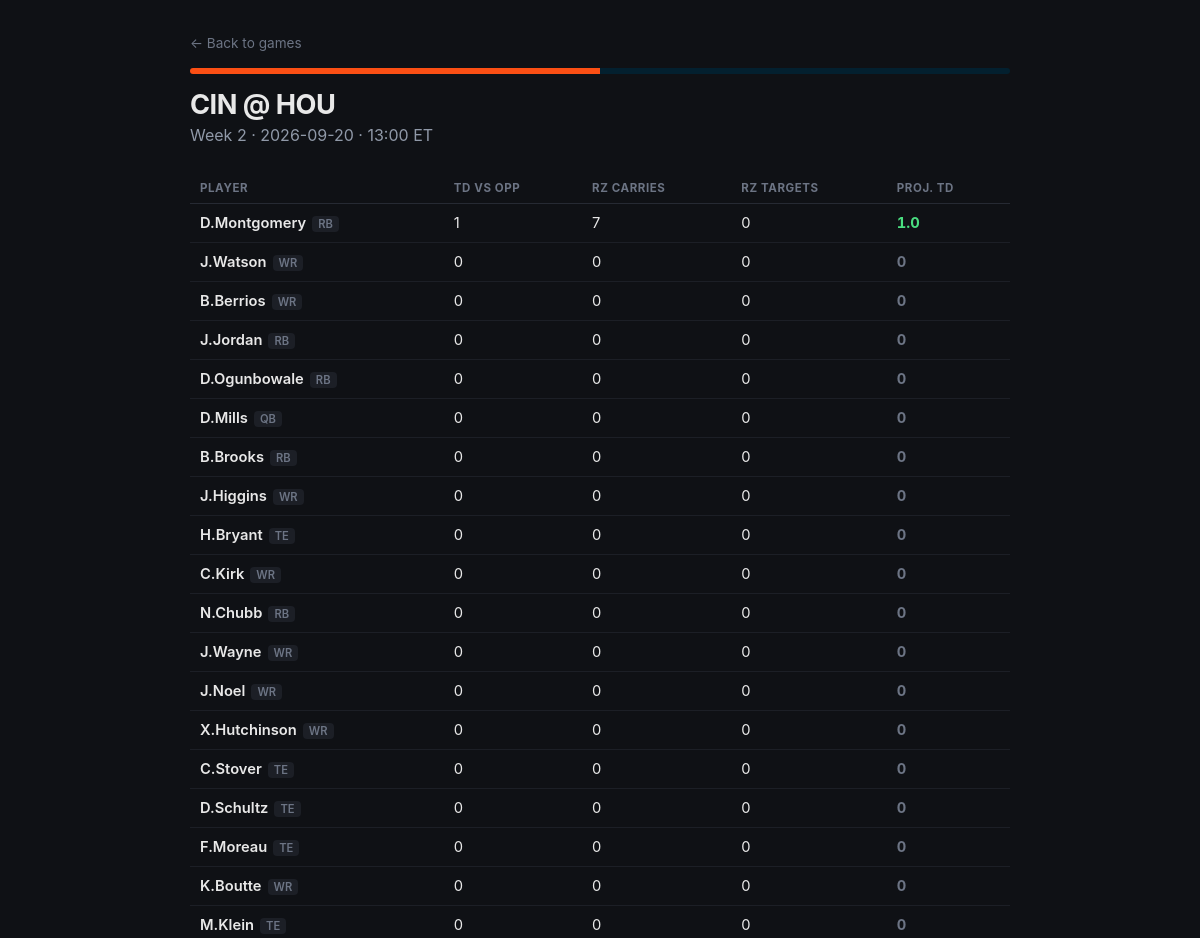
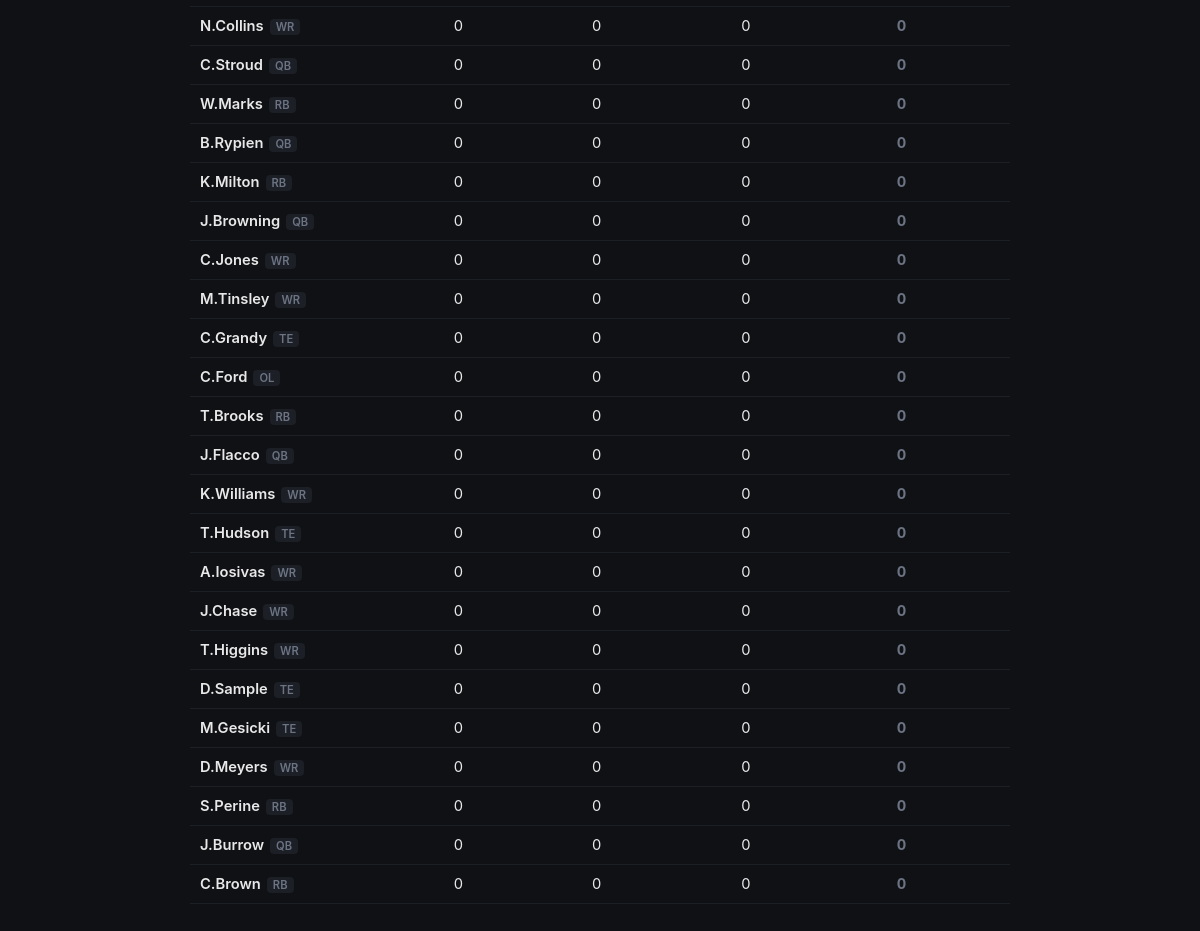
The page /game/2026_02_CIN_HOU on the database its author committed (2 pictures, top to bottom).
### tables this page shows
CREATE TABLE "schedule" (
"game_id" TEXT,
  "season" INTEGER,
  "week" INTEGER,
  "game_type" TEXT,
  "gameday" TEXT,
  "weekday" TEXT,
  "gametime" TEXT,
  "away_team" TEXT,
  "home_team" TEXT,
  "away_score" REAL,
  "home_score" REAL
);

CREATE TABLE "player_current_team" (
"player_id" TEXT,
  "player_name" TEXT,
  "current_team" TEXT,
  "games_played" INTEGER,
  "position" TEXT,
  "roster_status" TEXT,
  "full_name" TEXT
);

### app.py (the view)
@app.route("/game/<game_id>")
def game_detail(game_id):
    conn = get_connection()
    game_row = pd.read_sql("SELECT * FROM schedule WHERE game_id = ?", conn, params=(game_id,))
    if game_row.empty:
        conn.close()
        abort(404)
    game = game_row.iloc[0].to_dict()
    home_team = game["home_team"]
    away_team = game["away_team"]
    home_roster = get_team_roster(home_team, conn)
    away_roster = get_team_roster(away_team, conn)
    players = []
    for p in home_roster:
        players.append(get_player_projection(p["player_id"], p["player_name"], p["position"], away_team, conn))
    for p in away_roster:
        players.append(get_player_projection(p["player_id"], p["player_name"], p["position"], home_team, conn))
    conn.close()
    players.sort(key=lambda x: x["total_proj"], reverse=True)
    return render_template(
        "game.html",
        game=game,
        players=players,
        home_color=TEAM_COLORS.get(home_team, "#333"),
        away_color=TEAM_COLORS.get(away_team, "#333"),
    )

### app.py (called while the page is built)
def get_connection():
    return sqlite3.connect(DB_PATH)

def get_team_roster(team, conn):
    roster = pd.read_sql(
        "SELECT player_id, player_name, position FROM player_current_team WHERE current_team = ?",
        conn, params=(team,)
    )
    return roster.to_dict("records")

### templates/game.html (shortened to what this page needs)
<!DOCTYPE html>
<html lang="en">
<head>
</head>
<body>
  <div class="wrap">
    <a class="back" href="/">&larr; Back to games</a>
    <div class="header-bar">
      <span style="background: {{ away_color }};"></span>
      <span style="background: {{ home_color }};"></span>
    </div>
    <h1>{{ game.away_team }} @ {{ game.home_team }}</h1>
    <p class="meta">Week {{ game.week }} &middot; {{ game.gameday }} &middot; {{ game.gametime }} ET</p>
    {% if players|length == 0 %}
      <div class="empty">No player data found for these teams yet.</div>
    {% else %}
    <table>
      <tr>
        <th>Player</th>
        <th>TD vs Opp</th>
        <th>RZ Carries</th>
        <th>RZ Targets</th>
        <th>Proj. TD</th>
      </tr>
      {% for p in players %}
      <tr>
        <td class="player-name">{{ p.player }}<span class="pos-tag">{{ p.position }}</span></td>
        <td>{{ p.rush_td + p.rec_td }}</td>
        <td>{{ p.rz_rush_att }}</td>
        <td>{{ p.rz_targets }}</td>
        <td class="proj-cell {% if p.total_proj >= 0.5 %}proj-high{% elif p.total_proj > 0 %}proj-mid{% else %}proj-low{% endif %}">
          {{ p.total_proj }}
        </td>
      </tr>
      {% endfor %}
    </table>
    {% endif %}
  </div>
</body>
</html>

### templates/game.html (style rules this page uses)
* { box-sizing: border-box; }
body { font-family: -apple-system, "Segoe UI", Arial, sans-serif; background: #0f1115; color: #e8e8e8; margin: 0; padding: 32px 24px 60px; }
.wrap { max-width: 820px; margin: 0 auto; }
a.back { color: #6c7484; text-decoration: none; font-size: 0.85rem; }
.header-bar { height: 6px; display: flex; border-radius: 4px; overflow: hidden; margin: 16px 0 14px; }
.header-bar span { flex: 1; }
h1 { font-size: 1.7rem; margin: 0 0 4px; letter-spacing: -0.02em; }
p.meta { color: #9099a8; margin-top: 0; margin-bottom: 28px; }
table { width: 100%; border-collapse: collapse; }
th { text-align: left; font-size: 0.72rem; text-transform: uppercase; letter-spacing: 0.05em; color: #6c7484; padding: 8px 10px; border-bottom: 1px solid #262a33; }
td { padding: 10px 10px; border-bottom: 1px solid #1c1f26; font-size: 0.92rem; }
.player-name { font-weight: 600; }
.pos-tag { display: inline-block; font-size: 0.7rem; color: #6c7484; background: #1c1f26; padding: 1px 6px; border-radius: 4px; margin-left: 6px; }
.proj-cell { font-weight: 700; font-variant-numeric: tabular-nums; }
.proj-high { color: #4ade80; }
.proj-low { color: #6c7484; }

### rows shown on the page
schedule: away_team "CIN", home_team "HOU", week "2", gameday "2026-09-20", gametime "13:00"
player_current_team: player "D.Montgomery", position "RB", rush_td "1", rz_rush_att "7", rz_targets "0", total_proj "1.0"
player_current_team: player "J.Watson", position "WR", rush_td "0", rz_rush_att "0", rz_targets "0", total_proj "0"
player_current_team: player "B.Berrios", position "WR", rush_td "0", rz_rush_att "0", rz_targets "0", total_proj "0"
player_current_team: player "J.Jordan", position "RB", rush_td "0", rz_rush_att "0", rz_targets "0", total_proj "0"
player_current_team: player "D.Ogunbowale", position "RB", rush_td "0", rz_rush_att "0", rz_targets "0", total_proj "0"
player_current_team: player "D.Mills", position "QB", rush_td "0", rz_rush_att "0", rz_targets "0", total_proj "0"
player_current_team: player "B.Brooks", position "RB", rush_td "0", rz_rush_att "0", rz_targets "0", total_proj "0"
player_current_team: player "J.Higgins", position "WR", rush_td "0", rz_rush_att "0", rz_targets "0", total_proj "0"
player_current_team: player "H.Bryant", position "TE", rush_td "0", rz_rush_att "0", rz_targets "0", total_proj "0"
player_current_team: player "C.Kirk", position "WR", rush_td "0", rz_rush_att "0", rz_targets "0", total_proj "0"
player_current_team: player "N.Chubb", position "RB", rush_td "0", rz_rush_att "0", rz_targets "0", total_proj "0"
player_current_team: player "J.Wayne", position "WR", rush_td "0", rz_rush_att "0", rz_targets "0", total_proj "0"
player_current_team: player "J.Noel", position "WR", rush_td "0", rz_rush_att "0", rz_targets "0", total_proj "0"
player_current_team: player "X.Hutchinson", position "WR", rush_td "0", rz_rush_att "0", rz_targets "0", total_proj "0"
player_current_team: player "C.Stover", position "TE", rush_td "0", rz_rush_att "0", rz_targets "0", total_proj "0"
player_current_team: player "D.Schultz", position "TE", rush_td "0", rz_rush_att "0", rz_targets "0", total_proj "0"
player_current_team: player "F.Moreau", position "TE", rush_td "0", rz_rush_att "0", rz_targets "0", total_proj "0"
player_current_team: player "K.Boutte", position "WR", rush_td "0", rz_rush_att "0", rz_targets "0", total_proj "0"
player_current_team: player "M.Klein", position "TE", rush_td "0", rz_rush_att "0", rz_targets "0", total_proj "0"
player_current_team: player "N.Collins", position "WR", rush_td "0", rz_rush_att "0", rz_targets "0", total_proj "0"
player_current_team: player "C.Stroud", position "QB", rush_td "0", rz_rush_att "0", rz_targets "0", total_proj "0"
player_current_team: player "W.Marks", position "RB", rush_td "0", rz_rush_att "0", rz_targets "0", total_proj "0"
player_current_team: player "B.Rypien", position "QB", rush_td "0", rz_rush_att "0", rz_targets "0", total_proj "0"
player_current_team: player "K.Milton", position "RB", rush_td "0", rz_rush_att "0", rz_targets "0", total_proj "0"
player_current_team: player "J.Browning", position "QB", rush_td "0", rz_rush_att "0", rz_targets "0", total_proj "0"
player_current_team: player "C.Jones", position "WR", rush_td "0", rz_rush_att "0", rz_targets "0", total_proj "0"
player_current_team: player "M.Tinsley", position "WR", rush_td "0", rz_rush_att "0", rz_targets "0", total_proj "0"
player_current_team: player "C.Grandy", position "TE", rush_td "0", rz_rush_att "0", rz_targets "0", total_proj "0"
player_current_team: player "C.Ford", position "OL", rush_td "0", rz_rush_att "0", rz_targets "0", total_proj "0"
player_current_team: player "T.Brooks", position "RB", rush_td "0", rz_rush_att "0", rz_targets "0", total_proj "0"
player_current_team: player "J.Flacco", position "QB", rush_td "0", rz_rush_att "0", rz_targets "0", total_proj "0"
player_current_team: player "K.Williams", position "WR", rush_td "0", rz_rush_att "0", rz_targets "0", total_proj "0"
player_current_team: player "T.Hudson", position "TE", rush_td "0", rz_rush_att "0", rz_targets "0", total_proj "0"
player_current_team: player "A.Iosivas", position "WR", rush_td "0", rz_rush_att "0", rz_targets "0", total_proj "0"
player_current_team: player "J.Chase", position "WR", rush_td "0", rz_rush_att "0", rz_targets "0", total_proj "0"
player_current_team: player "T.Higgins", position "WR", rush_td "0", rz_rush_att "0", rz_targets "0", total_proj "0"
player_current_team: player "D.Sample", position "TE", rush_td "0", rz_rush_att "0", rz_targets "0", total_proj "0"
player_current_team: player "M.Gesicki", position "TE", rush_td "0", rz_rush_att "0", rz_targets "0", total_proj "0"
player_current_team: player "D.Meyers", position "WR", rush_td "0", rz_rush_att "0", rz_targets "0", total_proj "0"
player_current_team: player "S.Perine", position "RB", rush_td "0", rz_rush_att "0", rz_targets "0", total_proj "0"
player_current_team: player "J.Burrow", position "QB", rush_td "0", rz_rush_att "0", rz_targets "0", total_proj "0"
player_current_team: player "C.Brown", position "RB", rush_td "0", rz_rush_att "0", rz_targets "0", total_proj "0"
